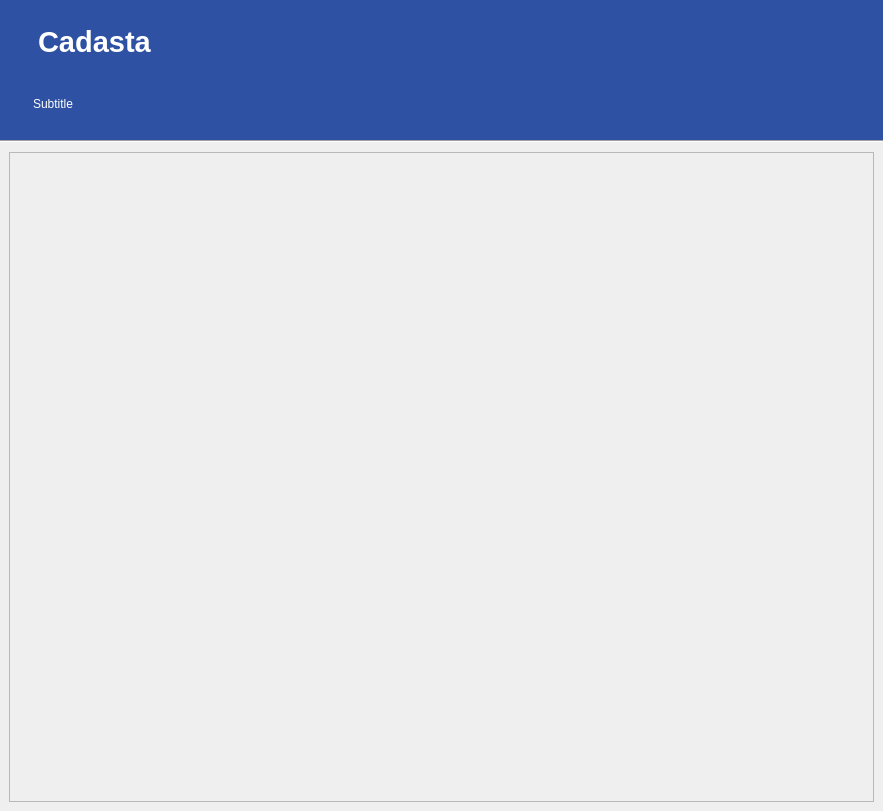
<?xml version="1.0" encoding="UTF-8"?>
<ui version="4.0">
 <class>WizardDialogBase</class>
 <widget class="QDialog" name="WizardDialogBase">
  <property name="geometry">
   <rect>
    <x>0</x>
    <y>0</y>
    <width>883</width>
    <height>811</height>
   </rect>
  </property>
  <property name="sizePolicy">
   <sizepolicy hsizetype="Minimum" vsizetype="Minimum">
    <horstretch>0</horstretch>
    <verstretch>0</verstretch>
   </sizepolicy>
  </property>
  <property name="minimumSize">
   <size>
    <width>660</width>
    <height>400</height>
   </size>
  </property>
  <property name="windowTitle">
   <string>InaSAFE Keywords Creation Wizard...</string>
  </property>
  <property name="windowIcon">
   <iconset>
    <normaloff>:/plugins/inasafe/icon.png</normaloff>:/plugins/inasafe/icon.png</iconset>
  </property>
  <property name="styleSheet">
   <string notr="true"/>
  </property>
  <layout class="QGridLayout" name="gridLayout_13">
   <property name="leftMargin">
    <number>0</number>
   </property>
   <property name="topMargin">
    <number>0</number>
   </property>
   <property name="rightMargin">
    <number>0</number>
   </property>
   <property name="bottomMargin">
    <number>0</number>
   </property>
   <property name="verticalSpacing">
    <number>0</number>
   </property>
   <item row="2" column="0">
    <widget class="Line" name="line">
     <property name="orientation">
      <enum>Qt::Horizontal</enum>
     </property>
    </widget>
   </item>
   <item row="0" column="0">
    <widget class="QWidget" name="title_group" native="true">
     <property name="minimumSize">
      <size>
       <width>0</width>
       <height>140</height>
      </size>
     </property>
     <property name="maximumSize">
      <size>
       <width>16777215</width>
       <height>140</height>
      </size>
     </property>
     <property name="autoFillBackground">
      <bool>false</bool>
     </property>
     <property name="styleSheet">
      <string notr="true">background: #2e51a3; padding: 5px;</string>
     </property>
     <layout class="QGridLayout" name="gridLayout_27">
      <property name="leftMargin">
       <number>0</number>
      </property>
      <property name="topMargin">
       <number>0</number>
      </property>
      <property name="rightMargin">
       <number>0</number>
      </property>
      <property name="bottomMargin">
       <number>0</number>
      </property>
      <property name="verticalSpacing">
       <number>0</number>
      </property>
      <item row="0" column="0">
       <layout class="QGridLayout" name="gridLayout_12">
        <property name="leftMargin">
         <number>10</number>
        </property>
        <item row="0" column="0" rowspan="2">
         <widget class="QLabel" name="label_main_icon">
          <property name="enabled">
           <bool>true</bool>
          </property>
          <property name="maximumSize">
           <size>
            <width>60</width>
            <height>60</height>
           </size>
          </property>
          <property name="baseSize">
           <size>
            <width>60</width>
            <height>60</height>
           </size>
          </property>
          <property name="text">
           <string/>
          </property>
          <property name="pixmap">
           <pixmap>../../../assets/images/white_icon.png</pixmap>
          </property>
          <property name="scaledContents">
           <bool>true</bool>
          </property>
         </widget>
        </item>
        <item row="1" column="1" alignment="Qt::AlignVCenter">
         <widget class="QLabel" name="label_subtitle">
          <property name="styleSheet">
           <string notr="true">color: #FFF;</string>
          </property>
          <property name="text">
           <string>Subtitle</string>
          </property>
          <property name="alignment">
           <set>Qt::AlignBottom|Qt::AlignLeading|Qt::AlignLeft</set>
          </property>
          <property name="margin">
           <number>10</number>
          </property>
          <property name="indent">
           <number>1</number>
          </property>
         </widget>
        </item>
        <item row="0" column="1">
         <widget class="QLabel" name="label_main_title">
          <property name="sizePolicy">
           <sizepolicy hsizetype="Expanding" vsizetype="Preferred">
            <horstretch>0</horstretch>
            <verstretch>0</verstretch>
           </sizepolicy>
          </property>
          <property name="font">
           <font>
            <pointsize>18</pointsize>
            <weight>50</weight>
            <italic>false</italic>
            <bold>false</bold>
           </font>
          </property>
          <property name="styleSheet">
           <string notr="true">font: 18pt; color: #fff;</string>
          </property>
          <property name="text">
           <string>&lt;html&gt;&lt;head/&gt;&lt;body&gt;&lt;p&gt;&lt;span style=&quot; font-size:22pt; font-weight:600;&quot;&gt;Cadasta&lt;/span&gt;&lt;/p&gt;&lt;/body&gt;&lt;/html&gt;</string>
          </property>
          <property name="alignment">
           <set>Qt::AlignBottom|Qt::AlignLeading|Qt::AlignLeft</set>
          </property>
         </widget>
        </item>
       </layout>
      </item>
     </layout>
    </widget>
   </item>
   <item row="3" column="0">
    <widget class="QWidget" name="verticalWidget" native="true">
     <layout class="QVBoxLayout" name="verticalLayout_4">
      <property name="leftMargin">
       <number>9</number>
      </property>
      <property name="rightMargin">
       <number>9</number>
      </property>
      <item>
       <widget class="QFrame" name="socket_frame">
        <property name="frameShape">
         <enum>QFrame::StyledPanel</enum>
        </property>
        <property name="frameShadow">
         <enum>QFrame::Raised</enum>
        </property>
        <layout class="QGridLayout" name="gridLayout">
         <property name="leftMargin">
          <number>0</number>
         </property>
         <property name="topMargin">
          <number>0</number>
         </property>
         <property name="rightMargin">
          <number>0</number>
         </property>
         <property name="bottomMargin">
          <number>0</number>
         </property>
         <property name="horizontalSpacing">
          <number>0</number>
         </property>
         <item row="0" column="0">
          <layout class="QVBoxLayout" name="socket_layout"/>
         </item>
        </layout>
       </widget>
      </item>
     </layout>
    </widget>
   </item>
  </layout>
 </widget>
 <resources/>
 <connections/>
</ui>
